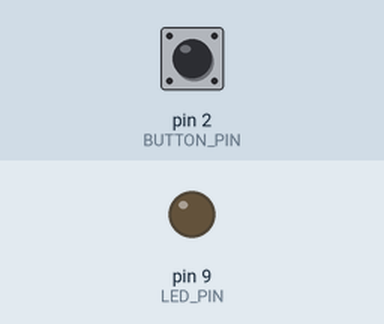
Simulated run of this sketch. Board: Arduino Uno, built with avr-gcc and run on an emulated ATmega328P. On the bench: output pins drawn as LEDs (lit = HIGH). The inputs (shaded band) are chosen by the test bench; at power-on: pin 2 (BUTTON_PIN) HIGH.

Above: at 1.2 s.
1.3 s: pin 2 (BUTTON_PIN) pulled LOW for 0.15 s
At 1.37 s:
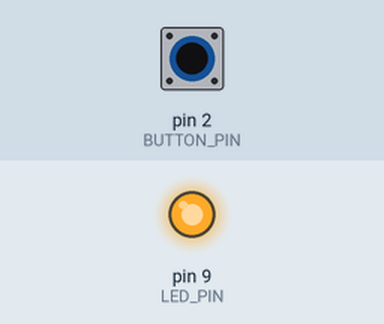
2.9 s: pin 2 (BUTTON_PIN) pulled LOW for 3.2 s
At 6.7 s:
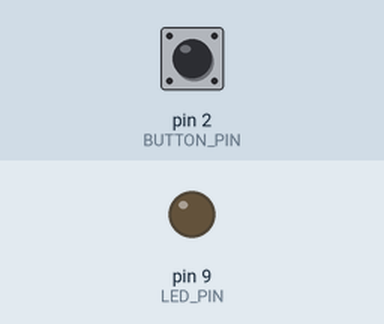
Timing chart, 0 to 8.2 s (numbered marks = the images above; inputs shaded):
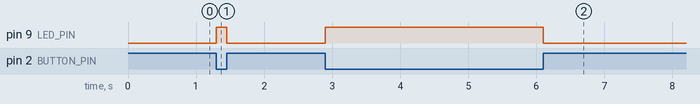

Measured:
- after the input at 1.3 s, pin 9 (LED_PIN): LOW → HIGH at once, → LOW 0.15 s later
- after the input at 2.9 s, pin 9 (LED_PIN): LOW → HIGH at once, → LOW 3.2 s later

The sketch:

button_led_control.ino
```cpp
#define BUTTON_PIN 2
#define LED_PIN 9

void setup() {
  pinMode(BUTTON_PIN, INPUT_PULLUP);  // internal pull-up enabled
  pinMode(LED_PIN, OUTPUT);
}

void loop() {
  if (digitalRead(BUTTON_PIN) == LOW) {
    digitalWrite(LED_PIN, HIGH);  // Button pressed
  } else {
    digitalWrite(LED_PIN, LOW);   // Button released
  }
}
```
